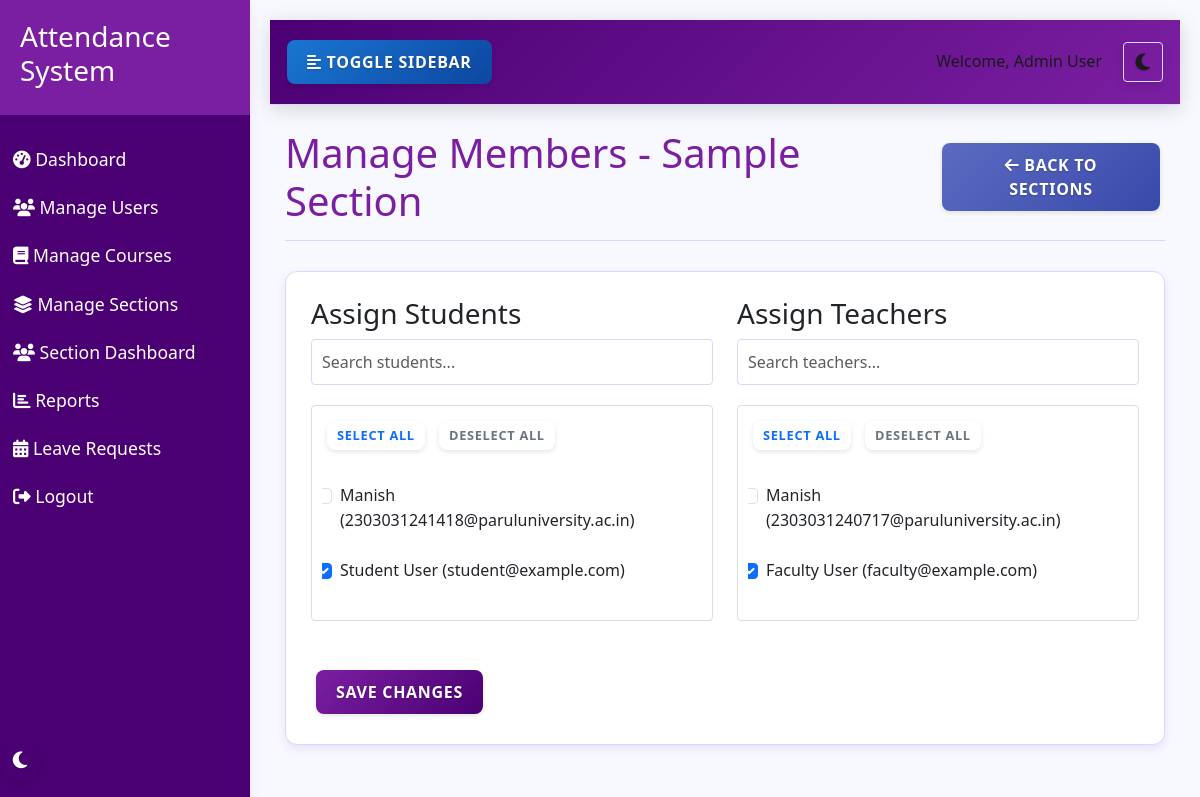
The page /admin/sections/2/members (signed in) on the database its author committed.
### models.py (models this page shows, shortened)
class User(db.Model, UserMixin):
    id = db.Column(db.Integer, primary_key=True)
    name = db.Column(db.String(100), nullable=False)
    email = db.Column(db.String(100), unique=True, nullable=False)
    password = db.Column(db.String(200), nullable=False)
    role = db.Column(db.String(20), nullable=False)  # 'admin', 'faculty', 'student'
    department = db.Column(db.String(100), nullable=True)
    profile_pic = db.Column(db.String(200), nullable=True)
    created_at = db.Column(db.DateTime, default=datetime.utcnow)
    attendances = db.relationship('Attendance', foreign_keys='Attendance.user_id', backref='user', lazy=True)
    marked_attendances = db.relationship('Attendance', foreign_keys='Attendance.marked_by', backref='marked_by_user', lazy=True)
    leave_requests = db.relationship('LeaveRequest', foreign_keys='LeaveRequest.user_id', backref='user', lazy=True)
    approved_leaves = db.relationship('LeaveRequest', foreign_keys='LeaveRequest.approved_by', backref='approved_by_user', lazy=True)
    student_sections = db.relationship('Section', secondary=section_students, backref=db.backref('students', lazy='dynamic'))
    teacher_sections = db.relationship('Section', secondary=section_teachers, backref=db.backref('teachers', lazy='dynamic'))

class Section(db.Model):
    id = db.Column(db.Integer, primary_key=True)
    name = db.Column(db.String(100), nullable=False)
    description = db.Column(db.Text, nullable=True)
    created_at = db.Column(db.DateTime, default=datetime.utcnow)
    created_by = db.Column(db.Integer, db.ForeignKey('user.id'), nullable=False)
    creator = db.relationship('User', foreign_keys=[created_by])
    section_courses_rel = db.relationship('Course', secondary=section_courses, overlaps="courses,sections", viewonly=True)

### routes/admin.py (the view, shortened to what this page needs)
@admin_bp.route('/sections/<int:section_id>/members', methods=['GET', 'POST'])
@login_required
def manage_section_members(section_id):
    if current_user.role != 'admin':
        flash('Access denied. Admin privileges required.', 'danger')
        return redirect(url_for('index'))
    section = Section.query.get_or_404(section_id)
    students = User.query.filter_by(role='student').all()
    teachers = User.query.filter_by(role='faculty').all()
    current_student_ids = [s.id for s in section.students]
    current_teacher_ids = [t.id for t in section.teachers]
    return render_template('admin/manage_section_members.html',
                          section=section,
                          students=students,
                          teachers=teachers,
                          current_student_ids=current_student_ids,
                          current_teacher_ids=current_teacher_ids)

### app.py (called while the page is built)
@login_manager.user_loader
def load_user(user_id):
    return User.query.get(int(user_id))

### templates/admin/manage_section_members.html (shortened to what this page needs)
{% extends 'base.html' %}
{% block content %}
<div class="manage-section-members">
    <div class="page-header">
        <h1>Manage Members - {{ section.name }}</h1>
        <a href="{{ url_for('admin.manage_sections') }}" class="btn btn-secondary">
            <i class="fas fa-arrow-left"></i> Back to Sections
        </a>
    </div>
    <div class="card">
        <div class="card-body">
            <form method="POST" action="{{ url_for('admin.manage_section_members', section_id=section.id) }}">
                <div class="row">
                    <div class="col-md-6">
                        <h3>Assign Students</h3>
                        <div class="form-group">
                            <input type="text" id="studentSearch" class="form-control" placeholder="Search students...">
                        </div>
                        <div class="member-selection">
                            <div class="select-actions">
                                <button type="button" class="btn btn-sm btn-outline-primary select-all-students">Select All</button>
                                <button type="button" class="btn btn-sm btn-outline-secondary deselect-all-students">Deselect All</button>
                            </div>
                            <div class="member-list">
                                {% for student in students %}
                                <div class="form-check student-item">
                                    <input class="form-check-input" type="checkbox" name="students" id="student_{{ student.id }}" value="{{ student.id }}" {% if student.id in current_student_ids %}checked{% endif %}>
                                    <label class="form-check-label" for="student_{{ student.id }}">
                                        {{ student.name }} ({{ student.email }})
                                    </label>
                                </div>
                                {% endfor %}
                            </div>
                        </div>
                    </div>
                    <div class="col-md-6">
                        <h3>Assign Teachers</h3>
                        <div class="form-group">
                            <input type="text" id="teacherSearch" class="form-control" placeholder="Search teachers...">
                        </div>
                        <div class="member-selection">
                            <div class="select-actions">
                                <button type="button" class="btn btn-sm btn-outline-primary select-all-teachers">Select All</button>
                                <button type="button" class="btn btn-sm btn-outline-secondary deselect-all-teachers">Deselect All</button>
                            </div>
                            <div class="member-list">
                                {% for teacher in teachers %}
                                <div class="form-check teacher-item">
                                    <input class="form-check-input" type="checkbox" name="teachers" id="teacher_{{ teacher.id }}" value="{{ teacher.id }}" {% if teacher.id in current_teacher_ids %}checked{% endif %}>
                                    <label class="form-check-label" for="teacher_{{ teacher.id }}">
                                        {{ teacher.name }} ({{ teacher.email }})
                                    </label>
                                </div>
                                {% endfor %}
                            </div>
                        </div>
                    </div>
                </div>
                <div class="form-actions mt-4">
                    <button type="submit" class="btn btn-primary">Save Changes</button>
                </div>
            </form>
        </div>
    </div>
</div>
{% endblock %}

### templates/base.html (shortened to what this page needs)
<!DOCTYPE html>
<html lang="en">
<head>
    <link rel="stylesheet" href="https://cdn.jsdelivr.net/npm/bootstrap@5.3.0/dist/css/bootstrap.min.css">
    <link rel="stylesheet" href="{{ url_for('static', filename='css/style.css') }}">
    <link rel="stylesheet" href="{{ url_for('static', filename='css/themes.css') }}">
    <link rel="stylesheet" href="{{ url_for('static', filename='css/dark-mode-fixes.css') }}">
    <link rel="stylesheet" href="{{ url_for('static', filename='css/button-fixes.css') }}">
    <link rel="stylesheet" href="{{ url_for('static', filename='css/table-fixes.css') }}">
    <link rel="stylesheet" href="https://cdnjs.cloudflare.com/ajax/libs/font-awesome/6.4.0/css/all.min.css">
</head>
<body>
    <div class="wrapper">
        {% if current_user.is_authenticated %}
        <nav class="sidebar">
            <div class="sidebar-header">
                <h3>Attendance System</h3>
            </div>
            <ul class="list-unstyled components">
                {% if current_user.role == 'admin' %}
                <li>
                    <a href="{{ url_for('admin.dashboard') }}"><i class="fas fa-tachometer-alt"></i> Dashboard</a>
                </li>
                <li>
                    <a href="{{ url_for('admin.manage_users') }}"><i class="fas fa-users"></i> Manage Users</a>
                </li>
                <li>
                    <a href="{{ url_for('admin.manage_courses') }}"><i class="fas fa-book"></i> Manage Courses</a>
                </li>
                <li>
                    <a href="{{ url_for('admin.manage_sections') }}"><i class="fas fa-layer-group"></i> Manage Sections</a>
                </li>
                <li>
                    <a href="{{ url_for('section.dashboard') }}"><i class="fas fa-users"></i> Section Dashboard</a>
                </li>
                <li>
                    <a href="{{ url_for('admin.reports') }}"><i class="fas fa-chart-bar"></i> Reports</a>
                </li>
                <li>
                    <a href="{{ url_for('admin.manage_leaves') }}"><i class="fas fa-calendar-alt"></i> Leave Requests</a>
                </li>
                {% endif %}
                <li>
                    <a href="{{ url_for('logout') }}"><i class="fas fa-sign-out-alt"></i> Logout</a>
                </li>
            </ul>
            <div class="theme-toggle">
                <button class="theme-toggle-btn" aria-label="Toggle Dark Mode">
                </button>
            </div>
        </nav>
        {% endif %}
        <div id="content" class="{% if current_user.is_authenticated %}with-sidebar{% endif %}">
            {% if current_user.is_authenticated %}
            <nav class="navbar navbar-expand-lg navbar-light bg-light">
                <div class="container-fluid">
                    <button type="button" id="sidebarCollapse" class="btn btn-info">
                        <i class="fas fa-align-left"></i>
                        <span>Toggle Sidebar</span>
                    </button>
                    <div class="d-flex align-items-center">
                        <div class="user-info me-3">
                            <span>Welcome, {{ current_user.name }}</span>
                        </div>
                        <div class="theme-toggle-navbar">
                            <button class="theme-toggle-btn btn btn-sm btn-outline-secondary" aria-label="Toggle Dark Mode">
                            </button>
                        </div>
                    </div>
                </div>
            </nav>
            {% endif %}
            <div class="container mt-4">
                {% block content %}{% endblock %}
            </div>
        </div>
    </div>
</body>
</html>

### static/css/themes.css (style rules this page uses)
[data-theme="light"] { --primary-color: #7b1fa2; --primary-light: #ae52d4; --primary-dark: #4a0072; --accent-color: #ff5722; --text-light: #ffffff; --text-dark: #1a1a1a; --text-primary: #7b1fa2; --text-secondary: #5c6bc0; --background-light: #f8f8ff; --background-dark: #121212; --card-bg-light: #ffffff; --card-bg-dark: #1e1e1e; --border-color-light: #d8d8ff; --border-color-dark: #333333; --shadow-light: 0 4px 10px rgba(123, 31, 162, 0.1); --shadow-dark: 0 4px 10px rgba(0, 0, 0, 0.3); --success-color: #2e7d32; --warning-color: #f57c00; --danger-color: #d32f2f; --info-color: #1976d2; --navbar-bg: #f0e6ff; --input-bg: #ffffff; --input-text: #1a1a1a; --input-border: #d8d8ff; --modal-bg: #ffffff; --dropdown-bg: #ffffff; --dropdown-text: #1a1a1a; --dropdown-hover: #f0e6ff; --table-header-bg: #7b1fa2; --table-header-text: #ffffff; --table-stripe-bg: rgba(123, 31, 162, 0.05); --table-hover-bg: rgba(123, 31, 162, 0.1); --table-border-color: rgba(123, 31, 162, 0.2); --btn-default-bg: #f0e6ff; --btn-default-text: #1a1a1a; --btn-primary-bg: #7b1fa2; --btn-primary-text: #ffffff; --btn-secondary-bg: #5c6bc0; --btn-secondary-text: #ffffff; --btn-success-bg: #2e7d32; --btn-success-text: #ffffff; --btn-danger-bg: #d32f2f; --btn-danger-text: #ffffff; --btn-info-bg: #1976d2; --btn-info-text: #ffffff; --btn-warning-bg: #f57c00; --btn-warning-text: #ffffff; }
body { background-color: var(--background-light); color: var(--text-dark); transition: background-color 0.3s ease, color 0.3s ease; }
.card, .stat-card, .course-card, .feature-card, .login-card { background-color: var(--card-bg-light); border-color: var(--border-color-light); transition: background-color 0.3s ease, border-color 0.3s ease, box-shadow 0.3s ease; }
.navbar { background-color: var(--navbar-bg) !important; border-color: var(--border-color-light); transition: background-color 0.3s ease, border-color 0.3s ease; }
.form-control, .form-select { background-color: var(--input-bg); border-color: var(--input-border); color: var(--input-text); transition: background-color 0.3s ease, border-color 0.3s ease, color 0.3s ease; }
.sidebar { background: var(--primary-dark); transition: background-color 0.3s ease; }
.sidebar .sidebar-header { background: var(--primary-color); transition: background-color 0.3s ease; }
.page-header { border-color: var(--border-color-light); transition: border-color 0.3s ease; }
.btn-primary { background-color: var(--btn-primary-bg); border-color: var(--btn-primary-bg); color: var(--btn-primary-text); }
.btn-secondary { background-color: var(--btn-secondary-bg); border-color: var(--btn-secondary-bg); color: var(--btn-secondary-text); }
.btn-info { background-color: var(--btn-info-bg); border-color: var(--btn-info-bg); color: var(--btn-info-text); }
a { color: var(--primary-color); transition: color 0.3s ease; }

### templates/admin/manage_section_members.html (style rules this page uses)
.member-selection { border: 1px solid #ddd; border-radius: 4px; padding: 10px; margin-bottom: 20px; }
.select-actions { margin-bottom: 10px; }
.member-list { max-height: 400px; overflow-y: auto; padding: 10px; }
.form-check { margin-bottom: 8px; padding: 8px; border-radius: 4px; }

### rows shown on the page
User: name "Admin User"
Section: name "Sample Section"
User: name "Manish", email "2303031241418@paruluniversity.ac.in"
User: students "☑", name "Student User", email "student@example.com"
User: name "Manish", email "2303031240717@paruluniversity.ac.in"
User: teachers "☑", name "Faculty User", email "faculty@example.com"
